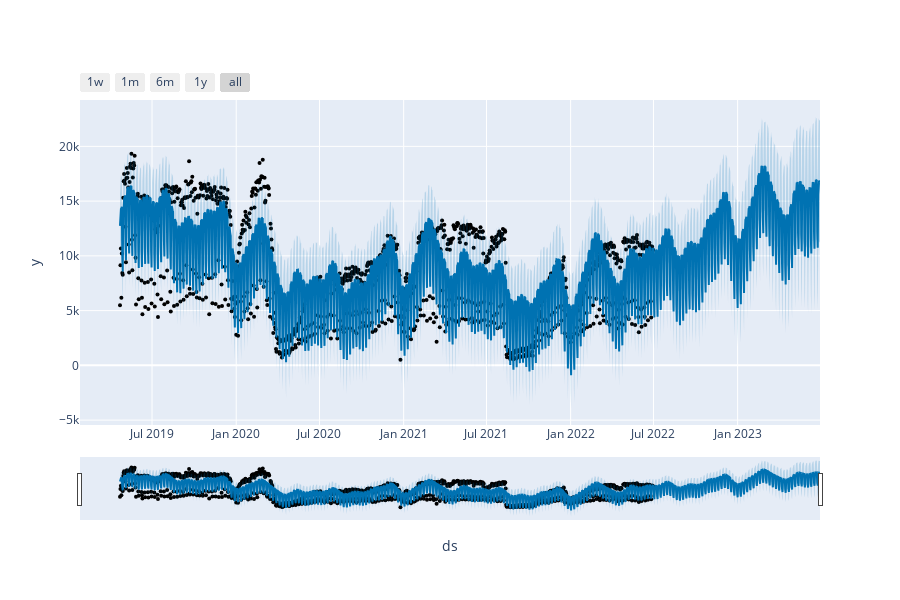

The notebook cell saved with this chart:
### Code cell
#Prediction plot - can drag to see the actual and predicted value. The black dots are the actual data points
plot_plotly(m ,forecast)

### Figure 1 — Plotly figure (JSON) as saved in the notebook; plotly's stock layout.template omitted (floating-point values rounded to 4 significant figures; data arrays with more than 128 entries replaced by an {"elided": "..."} marker saying what was removed)
{"data": [{"marker": {"color": "black", "size": 4}, "mode": "markers", "name": "Actual", "type": "scatter", "x": {"elided": "1164 str values"}, "y": {"elided": "1164 int values"}}, {"hoverinfo": "skip", "line": {"width": 0}, "mode": "lines", "type": "scatter", "x": {"elided": "1529 str values"}, "y": {"elided": "1529 float values"}}, {"fill": "tonexty", "fillcolor": "rgba(0, 114, 178, 0.2)", "line": {"color": "#0072B2", "width": 2}, "mode": "lines", "name": "Predicted", "type": "scatter", "x": {"elided": "1529 str values"}, "y": {"elided": "1529 float values"}}, {"fill": "tonexty", "fillcolor": "rgba(0, 114, 178, 0.2)", "hoverinfo": "skip", "line": {"width": 0}, "mode": "lines", "type": "scatter", "x": {"elided": "1529 str values"}, "y": {"elided": "1529 float values"}}], "layout": {"height": 600, "showlegend": false, "width": 900, "xaxis": {"rangeselector": {"buttons": [{"count": 7, "label": "1w", "step": "day", "stepmode": "backward"}, {"count": 1, "label": "1m", "step": "month", "stepmode": "backward"}, {"count": 6, "label": "6m", "step": "month", "stepmode": "backward"}, {"count": 1, "label": "1y", "step": "year", "stepmode": "backward"}, {"step": "all"}]}, "rangeslider": {"visible": true}, "title": {"text": "ds"}, "type": "date"}, "yaxis": {"title": {"text": "y"}}}}
